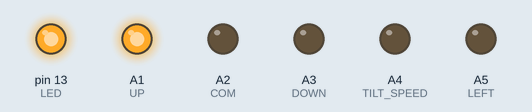
Simulated run of this sketch. Board: Arduino Nano, built with avr-gcc and run on an emulated ATmega328P. Shown: output pins drawn as LEDs (lit = HIGH).

Above: at 2.5 s.
At 7.5 s:
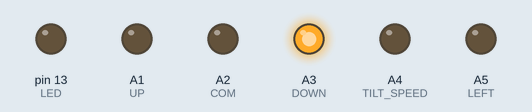
Timing chart, 0 to 13.0 s (numbered marks = the images above):
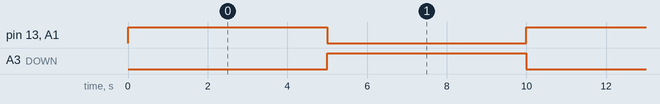

Measured:
- by itself, pin 13 (LED), A1 (UP), A3 (DOWN): alternates HIGH for 5.0 s and LOW for 5.0 s

The sketch:

visca_protocol_converter.ino
```cpp
// https://www.brainy-bits.com/post/wireless-arduino-controlled-ptz-camera-system

// VISCA Signal Convertor for Bescor MP-101 or MaxWell MP-101
// BMD Micro Studio 4K

// Indicator to check the board is working
const int LED = 13;

// Digital Pins are reserved for VISCA Protocol


// Analog Pins for MP-101
const int UP = A1, // BLACK, Up
COM = A2, // WHITE, COM
DOWN = A3, // BLUE, Down
TILT_SPEED = A4, // RED, Volume (Up & Down Speed)
LEFT = A5, // YELLOW, Left
RIGHT = A6, // GREEN, Right
PAN_SPEED = A7; // PURPLE, Volume (Left & Right Speed)

void setup() {
  pinMode(LED, OUTPUT);

  pinMode(UP, OUTPUT);
  pinMode(COM, OUTPUT);
  pinMode(DOWN, OUTPUT);
  pinMode(TILT_SPEED, OUTPUT);
  pinMode(LEFT, OUTPUT);
  pinMode(RIGHT, OUTPUT);
  pinMode(PAN_SPEED, OUTPUT);

  digitalWrite(UP, LOW);
  digitalWrite(DOWN, LOW);
  digitalWrite(LEFT, LOW);
  digitalWrite(RIGHT, LOW);

  analogWrite(TILT_SPEED, 50);
  analogWrite(PAN_SPEED, 50);
}

void loop() {
  // Phase 1
  digitalWrite(LED, HIGH);

  digitalWrite(DOWN, LOW);
  analogWrite(UP, 255);

  delay(5000);

  // Phase 2
  digitalWrite(LED, LOW);

  digitalWrite(UP, LOW);
  analogWrite(DOWN, 255);

  delay(5000);
}
```
